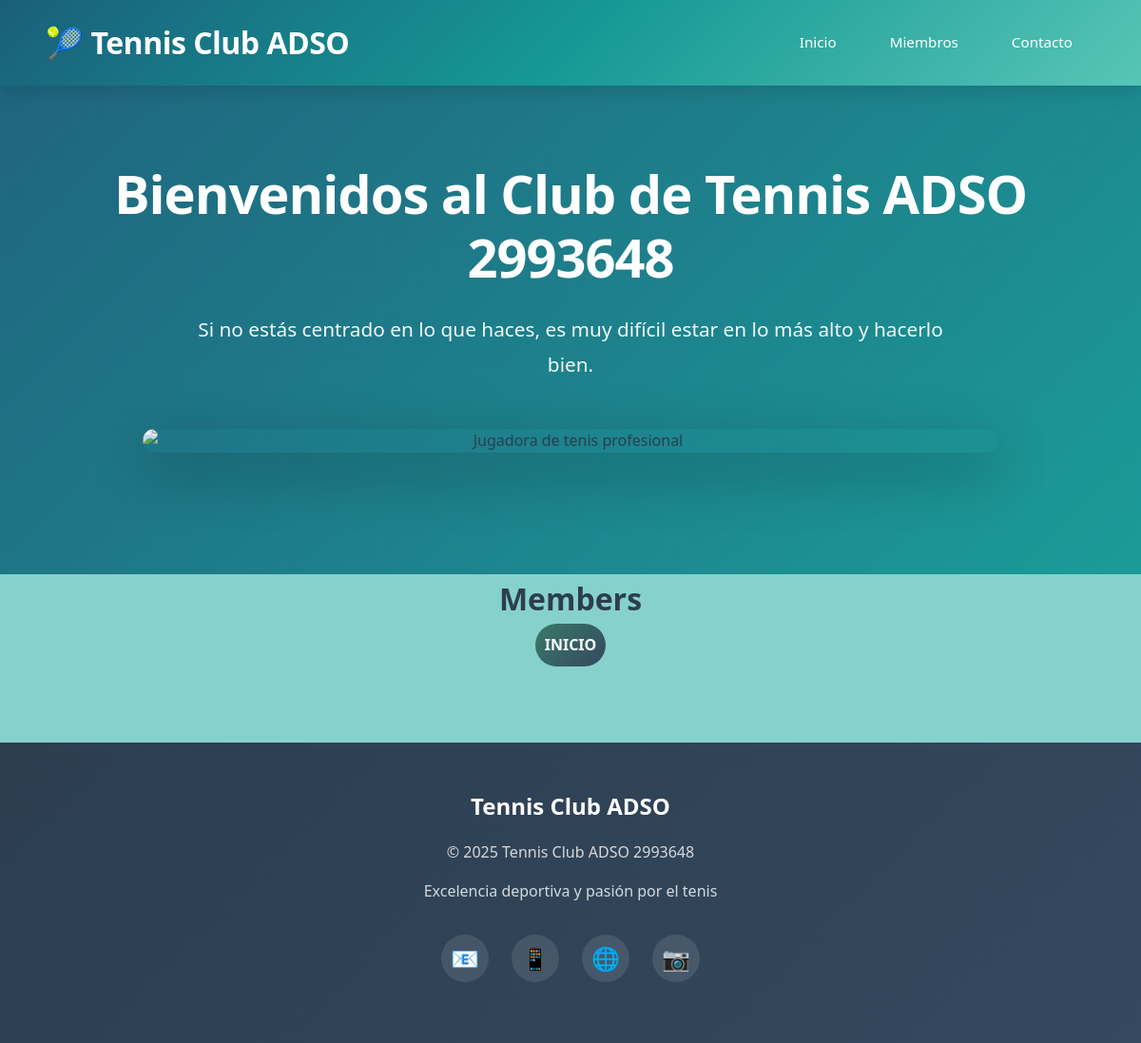
Page /members/ on the earlier database version.
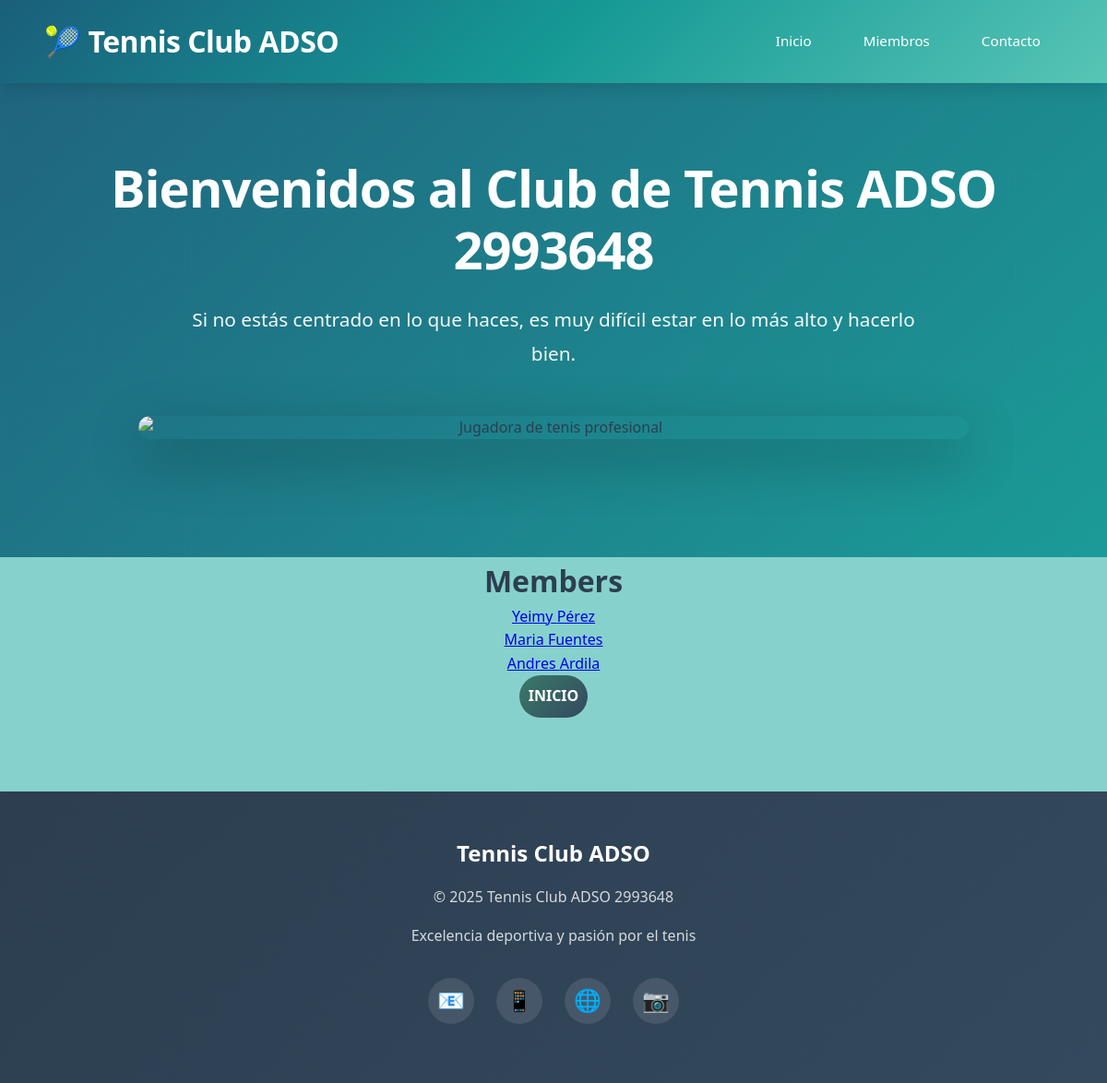
Same page on the later database version.
### members/models.py (models this page shows, shortened)
class Member(models.Model):
    firstname = models.CharField(max_length=255)
    lastname = models.CharField(max_length=255)
    phone = models.IntegerField(null=True)
    joined_date = models.DateField(null=True)
    email = models.EmailField(max_length=255, null=True)
    gender = models.CharField(max_length=100, null=True)
    registration_time = models.DateTimeField(auto_now_add=True, null=True)

### members/views.py (the view)
# urls.py: path("members/", views.members, name="members"),
def members(request):
    mymembers = Member.objects.all().values()
    template = loader.get_template("all_members.html")
    context = {
        "mymembers": mymembers,
    }
    return HttpResponse(template.render(context, request))

### members/templates/all_members.html (shortened to what this page needs)
{% extends "master.html" %}
{% block content %}
<center>
<h1>Members</h1>
<ul>
    {% for x in mymembers %}
        <li><a href="details/{{ x.id }}">{{ x.firstname }} {{ x.lastname }}</a></li>
        {% endfor %}
</ul>
<a href="/" class="cta-button">INICIO</a>
</center>
{% endblock %}

Differences in the rows shown:
added Member: firstname "Yeimy", lastname "Pérez"
added Member: firstname "Maria", lastname "Fuentes"
added Member: firstname "Andres", lastname "Ardila"
